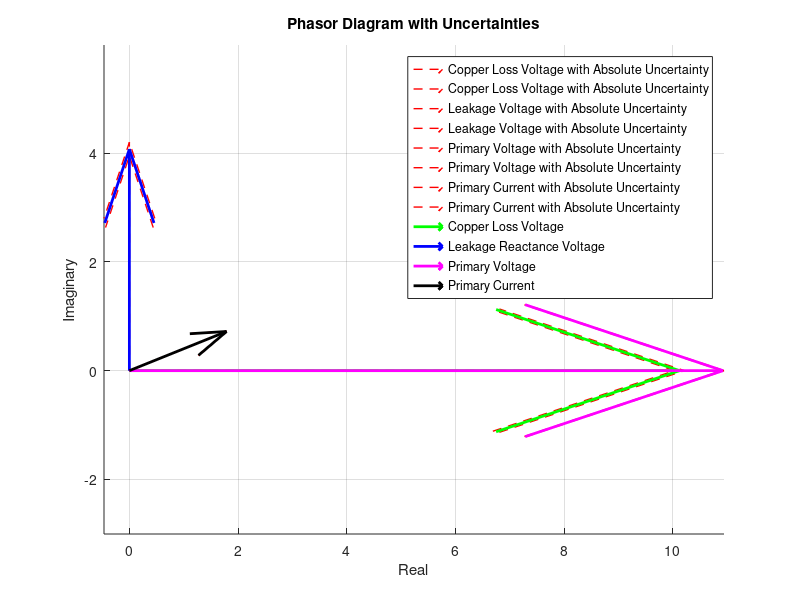

This chart was generated by the following MATLAB code:
% Define phasor data 
voltage_mag_resistance = 11.25;       % Magnitude of the voltage phasor
voltage_mag_reactance = 4.53;       % Magnitude of the voltage phasor
voltage_mag_primary = 12.14;       % Magnitude of the voltage phasor
current_mag_primary = 2.143;       % Magnitude of the voltage phasor

voltage_angle_resistance = 0;       % Angle of the voltage phasor (degrees)
voltage_uncertainty_resistance = 0.1; % Uncertainty in voltage magnitude

voltage_angle_reactance = 90;       % Angle of the voltage phasor (degrees)
voltage_uncertainty_reactance = 0.14; % Uncertainty in voltage magnitude

voltage_angle_primary = 0;       % Angle of the voltage phasor (degrees)
voltage_uncertainty_primary = 0.02; % Uncertainty in voltage magnitude

current_angle_primary = 21.95;       % Angle of the voltage phasor (degrees)
current_uncertainty_primary = 0.003; % Uncertainty in voltage magnitude


% Calculate phasor endpoints CORRECTLY using polar coordinates
end_vx_resistance = voltage_mag_resistance * cosd(voltage_angle_resistance);
end_vy_resistance = voltage_mag_resistance * sind(voltage_angle_resistance);

end_vx_reactance = voltage_mag_reactance * cosd(voltage_angle_reactance);
end_vy_reactance = voltage_mag_reactance * sind(voltage_angle_reactance);

end_vx_primary = voltage_mag_primary * cosd(voltage_angle_primary);
end_vy_primary = voltage_mag_primary * sind(voltage_angle_primary);

end_ix_primary = current_mag_primary * cosd(current_angle_primary);
end_iy_primary = current_mag_primary * sind(current_angle_primary);


% Create the figure
figure;
hold on;  

% Voltage uncertainty phasors
for offset = [-voltage_uncertainty_resistance, voltage_uncertainty_resistance]
    new_vx = end_vx_resistance + offset;
    new_vy = end_vy_resistance; 
    quiver(0, 0, new_vx, new_vy, 'LineWidth', 1, 'Color', 'r', 'LineStyle', '--','DisplayName', 'Copper Loss Voltage with Absolute Uncertainty');
    %text(new_vx,  new_vy, 'Vr_b', 'HorizontalAlignment', 'center', 'VerticalAlignment', 'bottom','FontSize', 12); 
end

for offset = [-voltage_uncertainty_reactance, voltage_uncertainty_reactance]
    new_vx = end_vx_reactance;
    new_vy = end_vy_reactance + offset;
    quiver(0, 0, new_vx, new_vy, 'LineWidth', 1, 'Color', 'r', 'LineStyle', '--','DisplayName', 'Leakage Voltage with Absolute Uncertainty');
    %text(new_vx,  new_vy, 'Vx_b', 'HorizontalAlignment', 'center', 'VerticalAlignment', 'bottom','FontSize', 12); 
end

for offset = [-voltage_uncertainty_primary, voltage_uncertainty_primary]
    new_vx = end_vx_primary + offset;
    new_vy = end_vy_primary;
    quiver(0, 0, new_vx, new_vy, 'LineWidth', 1, 'Color', 'r', 'LineStyle', '--','DisplayName', 'Primary Voltage with Absolute Uncertainty');
    %text(new_vx,  new_vy, 'Vx_b', 'HorizontalAlignment', 'center', 'VerticalAlignment', 'bottom','FontSize', 12); 
end

for offset = [-current_uncertainty_primary, current_uncertainty_primary]
    new_ix = end_ix_primary + offset;
    new_iy = end_iy_primary;
    quiver(0, 0, new_ix, new_iy, 'LineWidth', 1, 'Color', 'r', 'LineStyle', '--','DisplayName', 'Primary Current with Absolute Uncertainty');
    %text(new_vx,  new_vy, 'Vx_b', 'HorizontalAlignment', 'center', 'VerticalAlignment', 'bottom','FontSize', 12); 
end

quiver(0, 0, end_vx_resistance, end_vy_resistance, 'LineWidth', 2, 'Color', 'g', 'DisplayName', 'Copper Loss Voltage');
quiver(0, 0, end_vx_reactance, end_vy_reactance, 'LineWidth', 2, 'Color', 'b', 'DisplayName', 'Leakage Reactance Voltage ');
quiver(0, 0, end_vx_primary, end_vy_primary, 'LineWidth', 2, 'Color', 'm', 'DisplayName', 'Primary Voltage');
quiver(0, 0, end_ix_primary, end_iy_primary, 'LineWidth', 2, 'Color', 'k', 'DisplayName', 'Primary Current');
 
%max_magnitude = max([voltage_mag_resistance, voltage_mag_reactance, voltage_mag_primary, current_mag_primary]); 
%xlim([-max_magnitude - 2, max_magnitude + 2]); % Add some padding
%ylim([-max_magnitude - 2, max_magnitude + 2]); % Add some padding
% Labels, title, and legend 
xlabel('Real');
ylabel('Imaginary');
title('Phasor Diagram with Uncertainties');
legend();  
grid on; 
axis equal; % Ensures correct aspect ratio for phasors
